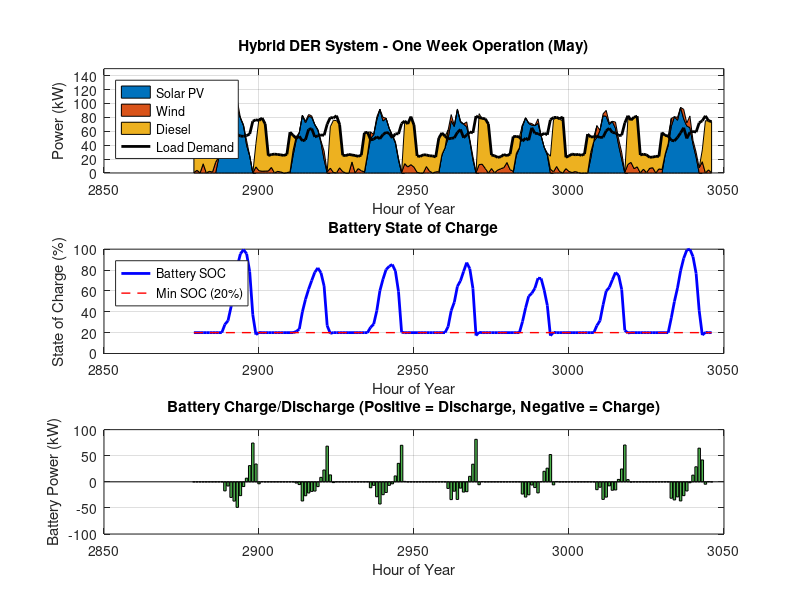
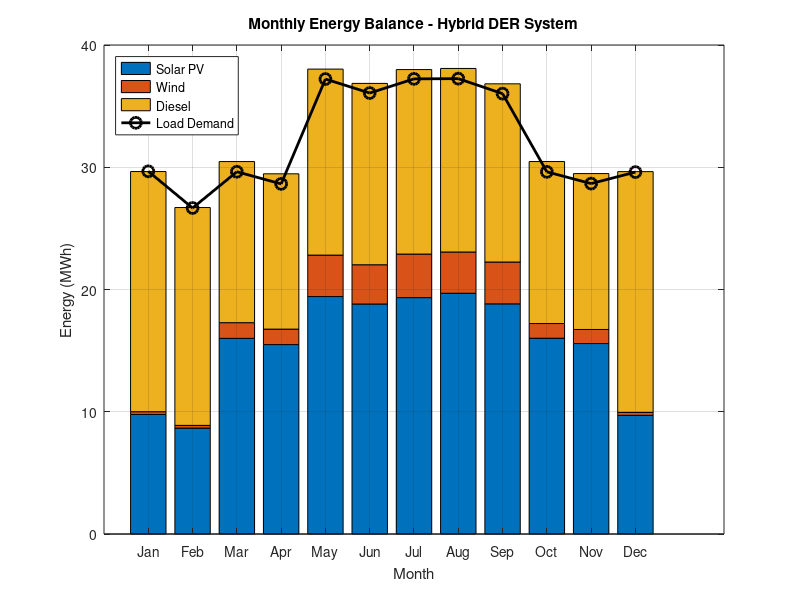
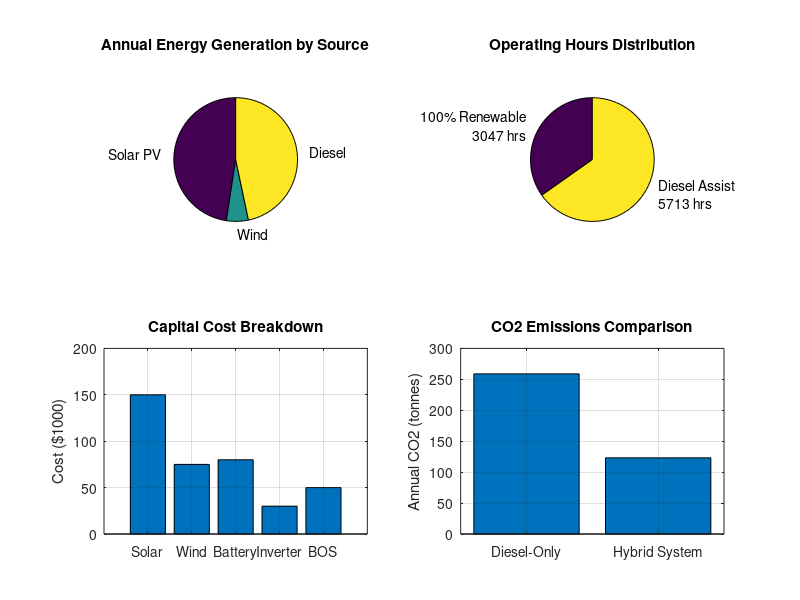

The MATLAB script that drew these images, in order:
%% ========================================================================
% PROBLEM 4: HYBRID DER SYSTEM SIMULATION
% Annual Simulation with Hourly Resolution (8,760 hours)
% Location: Kaghan Valley, Pakistan
%
% This script simulates one full year of hybrid DER operation including:
% - Solar PV generation with temperature effects
% - Wind turbine power output with altitude correction
% - Battery state-of-charge management
% - Diesel generator dispatch logic
% - Supply-demand energy balance
% - Economic and environmental metrics
%
% ========================================================================

clear all; close all; clc;

fprintf('====================================================================\n');
fprintf('   HYBRID DER SYSTEM ANNUAL SIMULATION\n');
fprintf('   Kaghan Valley, Pakistan - 8,760 Hour Resolution\n');
fprintf('====================================================================\n\n');

% Load location data from previous analysis
if exist('Problem4_Location_Data.mat', 'file')
    load('Problem4_Location_Data.mat');
    fprintf('Loaded location data from Problem4_Location_Data.mat\n\n');
else
    error('Run Problem4_Location_Analysis.m first to generate location data');
end

%% ========================================================================
% SIMULATION PARAMETERS
% ========================================================================
fprintf('Initializing Simulation Parameters...\n');

% Time array: 1 year = 8,760 hours
hours_per_year = 8760;
time_hours = 0:1:(hours_per_year-1);  % Hourly resolution
dt = 1;  % Time step = 1 hour

% Month definitions (for seasonal variation)
days_per_month = [31, 28, 31, 30, 31, 30, 31, 31, 30, 31, 30, 31];
hours_per_month = days_per_month * 24;
month_start_hours = [0, cumsum(hours_per_month(1:end-1))];

fprintf('  Simulation Duration: %.0f hours (1 year)\n', hours_per_year);
fprintf('  Time Resolution: %.0f hour\n\n', dt);

%% ========================================================================
% SOLAR IRRADIANCE MODEL
% ========================================================================
fprintf('Generating Solar Irradiance Data...\n');

% Initialize arrays
solar_irradiance = zeros(1, hours_per_year);  % W/m²
solar_temp = zeros(1, hours_per_year);  % °C

for h = 1:hours_per_year
    % Determine current month
    month = find(h > month_start_hours, 1, 'last');
    day_of_year = floor(h / 24) + 1;
    hour_of_day = mod(h-1, 24);
    
    % Seasonal irradiance variation
    if month >= 5 && month <= 9  % Summer (May-Sep)
        daily_avg_irradiance = irradiance_summer * 1000;  % W/m²
        ambient_temp = avg_temp_summer;
    elseif month == 12 || month <= 2  % Winter (Dec-Feb)
        daily_avg_irradiance = irradiance_winter * 1000;  % W/m²
        ambient_temp = avg_temp_winter;
    else  % Spring/Autumn
        daily_avg_irradiance = irradiance_spring_autumn * 1000;  % W/m²
        ambient_temp = avg_temp_annual;
    end
    
    % Daily solar profile (sinusoidal approximation)
    % Peak at solar noon (hour 12), zero at night (before 6 and after 18)
    if hour_of_day >= 6 && hour_of_day <= 18
        % Sinusoidal curve from sunrise to sunset
        solar_angle = (hour_of_day - 6) * pi / 12;  % 0 to π over 12 hours
        solar_irradiance(h) = daily_avg_irradiance / 8 * sin(solar_angle);  % Peak = daily_avg/8
    else
        solar_irradiance(h) = 0;  % Night time
    end
    
    % Add random variability (cloud cover, weather)
    solar_irradiance(h) = solar_irradiance(h) * (0.7 + 0.3 * rand());
    
    % Panel temperature (affects efficiency)
    % T_panel = T_ambient + (NOCT - 20) / 800 × Irradiance
    NOCT = 45;  % Nominal Operating Cell Temperature (°C)
    solar_temp(h) = ambient_temp + (NOCT - 20) / 800 * solar_irradiance(h);
end

fprintf('  Annual Average Irradiance: %.0f W/m²\n', mean(solar_irradiance));
fprintf('  Peak Irradiance: %.0f W/m²\n', max(solar_irradiance));
fprintf('  Average Panel Temperature: %.1f°C\n\n', mean(solar_temp));

%% ========================================================================
% WIND SPEED MODEL
% ========================================================================
fprintf('Generating Wind Speed Data...\n');

wind_speed = zeros(1, hours_per_year);  % m/s

for h = 1:hours_per_year
    month = find(h > month_start_hours, 1, 'last');
    
    % Seasonal wind speed variation
    if month >= 5 && month <= 9  % Summer
        avg_speed = wind_speed_summer;
    elseif month == 12 || month <= 2  % Winter
        avg_speed = wind_speed_winter;
    else  % Spring/Autumn
        avg_speed = wind_speed_spring_autumn;
    end
    
    % Weibull distribution approximation (k=2 shape parameter)
    % Use random variation around average
    wind_speed(h) = avg_speed * (0.5 + rand());
    
    % Ensure within reasonable bounds
    wind_speed(h) = max(0, min(wind_speed(h), 25));
end

fprintf('  Annual Average Wind Speed: %.2f m/s\n', mean(wind_speed));
fprintf('  Max Wind Speed: %.2f m/s\n\n', max(wind_speed));

%% ========================================================================
% LOAD DEMAND MODEL
% ========================================================================
fprintf('Generating Load Demand Data...\n');

load_demand = zeros(1, hours_per_year);  % kW

for h = 1:hours_per_year
    month = find(h > month_start_hours, 1, 'last');
    hour_of_day = mod(h-1, 24);
    
    % Seasonal load profile
    if month >= 5 && month <= 9  % Summer
        daily_profile = load_summer;
    else  % Winter
        daily_profile = load_winter;
    end
    
    load_demand(h) = daily_profile(hour_of_day + 1);
    
    % Add random variation (±10%)
    load_demand(h) = load_demand(h) * (0.9 + 0.2 * rand());
end

fprintf('  Annual Average Load: %.1f kW\n', mean(load_demand));
fprintf('  Peak Load: %.1f kW\n', max(load_demand));
fprintf('  Total Annual Energy Demand: %.0f MWh\n\n', sum(load_demand) / 1000);

%% ========================================================================
% RENEWABLE ENERGY GENERATION
% ========================================================================
fprintf('Calculating Renewable Energy Generation...\n');

% Solar PV Generation
PV_power = zeros(1, hours_per_year);  % kW

for h = 1:hours_per_year
    % PV power output with temperature correction
    temp_factor = 1 + PV_temperature_coeff * (solar_temp(h) - 25);
    
    % P_PV = Irradiance × Area × Efficiency × Temp_factor × (1 - System_losses)
    PV_power(h) = solar_irradiance(h) * PV_area * PV_efficiency * temp_factor * ...
                  (1 - PV_system_losses) / 1000;  % Convert to kW
    
    % Inverter clipping at rated capacity
    PV_power(h) = min(PV_power(h), PV_capacity);
end

fprintf('  Solar PV:\n');
fprintf('    Annual Energy: %.0f MWh\n', sum(PV_power) / 1000);
fprintf('    Capacity Factor: %.1f%%\n', mean(PV_power) / PV_capacity * 100);
fprintf('    Peak Output: %.1f kW\n\n', max(PV_power));

% Wind Turbine Generation
wind_power = zeros(1, hours_per_year);  % kW

for h = 1:hours_per_year
    v = wind_speed(h);  % m/s
    
    % Power curve for small wind turbine
    if v < turbine_cut_in_speed
        % Below cut-in: no power
        P_turbine = 0;
    elseif v >= turbine_cut_in_speed && v < turbine_rated_speed
        % Between cut-in and rated: cubic relationship
        % P = 0.5 × ρ × A × v³ × Cp × η
        % Simplified: Linear ramp from 0 to rated power
        P_turbine = turbine_rated_power * ((v - turbine_cut_in_speed) / ...
                    (turbine_rated_speed - turbine_cut_in_speed))^3;
    elseif v >= turbine_rated_speed && v < turbine_cut_out_speed
        % Rated power region
        P_turbine = turbine_rated_power;
    else
        % Above cut-out: turbine shuts down for safety
        P_turbine = 0;
    end
    
    % Total power from all turbines with altitude correction
    altitude_factor = air_density_altitude / air_density_sea_level;
    wind_power(h) = num_turbines * P_turbine * altitude_factor;
end

fprintf('  Wind Turbines:\n');
fprintf('    Annual Energy: %.0f MWh\n', sum(wind_power) / 1000);
fprintf('    Capacity Factor: %.1f%%\n', mean(wind_power) / wind_capacity * 100);
fprintf('    Peak Output: %.1f kW\n\n', max(wind_power));

% Total Renewable Generation
renewable_power = PV_power + wind_power;

fprintf('  Total Renewable:\n');
fprintf('    Annual Energy: %.0f MWh\n', sum(renewable_power) / 1000);
fprintf('    Peak Combined Output: %.1f kW\n\n', max(renewable_power));

%% ========================================================================
% BATTERY AND DIESEL DISPATCH SIMULATION
% ========================================================================
fprintf('Simulating Energy Management System...\n');

% Initialize arrays
battery_SOC = zeros(1, hours_per_year);  % State of Charge (0-1)
battery_power = zeros(1, hours_per_year);  % kW (positive = discharge, negative = charge)
diesel_power = zeros(1, hours_per_year);  % kW
load_shed = zeros(1, hours_per_year);  % kW (load not served)
curtailment = zeros(1, hours_per_year);  % kW (renewable energy wasted)

% Initial battery SOC
battery_SOC(1) = 0.50;  % Start at 50% charge

for h = 1:hours_per_year
    % Energy balance: Generation - Load
    net_power = renewable_power(h) - load_demand(h);  % kW
    
    if net_power > 0
        % Surplus power: charge battery or curtail
        
        % Calculate available battery charge capacity
        SOC_current = battery_SOC(max(1, h-1));
        available_charge_capacity = battery_capacity * (1 - SOC_current);  % kWh
        max_charge_power = battery_capacity * battery_charge_rate;  % kW
        
        % Charge battery at maximum rate or available surplus
        charge_power = min([net_power, max_charge_power, available_charge_capacity / dt]);
        
        battery_power(h) = -charge_power;  % Negative for charge
        curtailment(h) = max(0, net_power - charge_power);
        diesel_power(h) = 0;
        load_shed(h) = 0;
        
        % Update battery SOC
        energy_charged = charge_power * dt * battery_efficiency_rt;  % kWh
        battery_SOC(h) = min(1.0, SOC_current + energy_charged / battery_capacity);
        
    else
        % Deficit power: discharge battery or use diesel
        
        deficit = abs(net_power);  % kW needed
        SOC_current = battery_SOC(max(1, h-1));
        
        % Calculate available battery discharge capacity
        available_discharge_energy = (SOC_current - (1 - battery_DOD_max)) * battery_capacity;  % kWh
        max_discharge_power = battery_capacity * battery_discharge_rate;  % kW
        
        % Try to meet deficit from battery first
        discharge_power = min([deficit, max_discharge_power, available_discharge_energy / dt]);
        
        battery_power(h) = discharge_power;  % Positive for discharge
        remaining_deficit = deficit - discharge_power;
        
        % Update battery SOC
        energy_discharged = discharge_power * dt / battery_efficiency_rt;  % kWh
        battery_SOC(h) = max(0, SOC_current - energy_discharged / battery_capacity);
        
        % If battery cannot meet full deficit, use diesel generator
        if remaining_deficit > 1.0  % 1 kW threshold
            % Diesel operates at 75% of capacity for efficiency
            diesel_output = min(remaining_deficit, diesel_capacity * 0.75);
            diesel_power(h) = diesel_output;
            remaining_deficit = remaining_deficit - diesel_output;
        else
            diesel_power(h) = 0;
        end
        
        % If still deficit, shed load (blackout)
        if remaining_deficit > 0.1
            load_shed(h) = remaining_deficit;
        else
            load_shed(h) = 0;
        end
        
        curtailment(h) = 0;
    end
end

fprintf('  Battery Performance:\n');
fprintf('    Annual Cycles: %.0f (at 80%% DOD)\n', sum(abs(battery_power)) / (2 * battery_capacity * battery_DOD_max));
fprintf('    Energy Throughput: %.0f MWh\n', sum(abs(battery_power)) / 1000);
fprintf('    Average SOC: %.1f%%\n', mean(battery_SOC) * 100);
fprintf('    Min SOC: %.1f%%\n\n', min(battery_SOC) * 100);

fprintf('  Diesel Generator:\n');
fprintf('    Operating Hours: %.0f hours\n', sum(diesel_power > 0));
fprintf('    Annual Energy: %.0f MWh\n', sum(diesel_power) / 1000);
fprintf('    Fuel Consumption: %.0f liters\n', sum(diesel_power) * diesel_fuel_consumption);
fprintf('    Capacity Factor: %.1f%%\n\n', mean(diesel_power) / diesel_capacity * 100);

fprintf('  System Reliability:\n');
fprintf('    Load Shed Events: %.0f hours\n', sum(load_shed > 0));
fprintf('    Total Energy Not Served: %.2f MWh (%.3f%% of demand)\n', ...
        sum(load_shed) / 1000, sum(load_shed) / sum(load_demand) * 100);
fprintf('    System Availability: %.2f%%\n\n', (1 - sum(load_shed > 0) / hours_per_year) * 100);

fprintf('  Renewable Energy Utilization:\n');
fprintf('    Renewable Energy Produced: %.0f MWh\n', sum(renewable_power) / 1000);
fprintf('    Curtailment: %.1f MWh (%.1f%% of renewable)\n', ...
        sum(curtailment) / 1000, sum(curtailment) / sum(renewable_power) * 100);
fprintf('    Renewable Fraction: %.1f%% (of total supply)\n\n', ...
        sum(renewable_power) / (sum(renewable_power) + sum(diesel_power)) * 100);

%% ========================================================================
% ECONOMIC ANALYSIS
% ========================================================================
fprintf('Performing Economic Analysis...\n');

% Capital Costs (CAPEX)
PV_cost_per_kW = 1000;  % USD/kW (2024 pricing)
wind_cost_per_kW = 2500;  % USD/kW (small turbines more expensive)
battery_cost_per_kWh = 400;  % USD/kWh (Lithium-ion)
inverter_cost = 150 * 200;  % 200 kW inverter @ 150 USD/kW
balance_of_system = 50000;  % USD (wiring, structures, installation)

CAPEX_PV = PV_capacity * PV_cost_per_kW;
CAPEX_wind = wind_capacity * wind_cost_per_kW;
CAPEX_battery = battery_capacity * battery_cost_per_kWh;
CAPEX_total = CAPEX_PV + CAPEX_wind + CAPEX_battery + inverter_cost + balance_of_system;

fprintf('  Capital Costs (CAPEX):\n');
fprintf('    Solar PV: $%.0f\n', CAPEX_PV);
fprintf('    Wind Turbines: $%.0f\n', CAPEX_wind);
fprintf('    Battery Storage: $%.0f\n', CAPEX_battery);
fprintf('    Inverter: $%.0f\n', inverter_cost);
fprintf('    Balance of System: $%.0f\n', balance_of_system);
fprintf('    TOTAL CAPEX: $%.0f\n\n', CAPEX_total);

% Operating Costs (OPEX)
diesel_fuel_annual = sum(diesel_power) * diesel_fuel_consumption;  % liters
diesel_fuel_cost_annual = diesel_fuel_annual * diesel_fuel_cost;  % USD

PV_OM_cost = PV_capacity * 20;  % $20/kW/year
wind_OM_cost = wind_capacity * 50;  % $50/kW/year
battery_OM_cost = battery_capacity * 10;  % $10/kWh/year

OPEX_annual = diesel_fuel_cost_annual + PV_OM_cost + wind_OM_cost + battery_OM_cost;

fprintf('  Annual Operating Costs (OPEX):\n');
fprintf('    Diesel Fuel: $%.0f\n', diesel_fuel_cost_annual);
fprintf('    PV O&M: $%.0f\n', PV_OM_cost);
fprintf('    Wind O&M: $%.0f\n', wind_OM_cost);
fprintf('    Battery O&M: $%.0f\n', battery_OM_cost);
fprintf('    TOTAL OPEX: $%.0f/year\n\n', OPEX_annual);

% Diesel-Only Baseline (for comparison)
diesel_only_energy = sum(load_demand) / 1000;  % MWh
diesel_only_fuel = diesel_only_energy * 1000 * diesel_fuel_consumption;  % liters
diesel_only_cost_annual = diesel_only_fuel * diesel_fuel_cost;

fprintf('  Diesel-Only Baseline:\n');
fprintf('    Annual Fuel Consumption: %.0f liters\n', diesel_only_fuel);
fprintf('    Annual Fuel Cost: $%.0f\n', diesel_only_cost_annual);
fprintf('    Fuel Cost Reduction: $%.0f/year (%.1f%%)\n\n', ...
        diesel_only_cost_annual - diesel_fuel_cost_annual, ...
        (1 - diesel_fuel_cost_annual / diesel_only_cost_annual) * 100);

% Payback Period Calculation
annual_savings = diesel_only_cost_annual - OPEX_annual;
simple_payback = CAPEX_total / annual_savings;

fprintf('  Financial Metrics:\n');
fprintf('    Annual Savings: $%.0f\n', annual_savings);
fprintf('    Simple Payback Period: %.1f years\n', simple_payback);

% Net Present Value (NPV) calculation (20-year lifetime, 8% discount rate)
discount_rate = 0.08;
lifetime_years = 20;
NPV = -CAPEX_total;
for year = 1:lifetime_years
    NPV = NPV + annual_savings / (1 + discount_rate)^year;
end
fprintf('    Net Present Value (20 years, 8%% discount): $%.0f\n\n', NPV);

%% ========================================================================
% ENVIRONMENTAL ANALYSIS
% ========================================================================
fprintf('Performing Environmental Analysis...\n');

% CO2 Emissions
CO2_hybrid = diesel_fuel_annual * diesel_CO2_emission;  % kg CO2
CO2_diesel_only = diesel_only_fuel * diesel_CO2_emission;  % kg CO2
CO2_avoided = CO2_diesel_only - CO2_hybrid;  % kg CO2

fprintf('  CO2 Emissions:\n');
fprintf('    Hybrid System: %.1f tonnes CO2/year\n', CO2_hybrid / 1000);
fprintf('    Diesel-Only: %.1f tonnes CO2/year\n', CO2_diesel_only / 1000);
fprintf('    Emissions Avoided: %.1f tonnes CO2/year (%.1f%% reduction)\n\n', ...
        CO2_avoided / 1000, (1 - CO2_hybrid / CO2_diesel_only) * 100);

fprintf('  Environmental Benefits (20-year lifetime):\n');
fprintf('    Total CO2 Avoided: %.0f tonnes\n', CO2_avoided * lifetime_years / 1000);
fprintf('    Equivalent to: %.0f acres of forest\n', CO2_avoided * lifetime_years / 1000 / 0.84);
fprintf('    Or: %.0f cars off the road for 1 year\n\n', CO2_avoided * lifetime_years / 1000 / 4.6);

%% ========================================================================
% VISUALIZATION
% ========================================================================
fprintf('Generating Visualizations...\n');

% Figure 1: One Week Sample (Summer)
sample_start = 120 * 24;  % May 1st
sample_hours = 7 * 24;  % One week
sample_time = time_hours(sample_start:(sample_start + sample_hours - 1));
sample_idx = sample_start:(sample_start + sample_hours - 1);

figure('Name', 'One Week Operation (Summer)', 'Position', [100, 100, 1400, 800]);

subplot(3, 1, 1);
area(sample_time, [PV_power(sample_idx)', wind_power(sample_idx)', diesel_power(sample_idx)']);
hold on;
plot(sample_time, load_demand(sample_idx), 'k-', 'LineWidth', 2);
grid on;
legend('Solar PV', 'Wind', 'Diesel', 'Load Demand', 'Location', 'northwest');
xlabel('Hour of Year');
ylabel('Power (kW)');
title('Hybrid DER System - One Week Operation (May)');
ylim([0 150]);

subplot(3, 1, 2);
plot(sample_time, battery_SOC(sample_idx) * 100, 'b-', 'LineWidth', 2);
hold on;
plot([sample_time(1) sample_time(end)], [20 20], 'r--', 'LineWidth', 1);
grid on;
legend('Battery SOC', 'Min SOC (20%)', 'Location', 'northwest');
xlabel('Hour of Year');
ylabel('State of Charge (%)');
title('Battery State of Charge');
ylim([0 100]);

subplot(3, 1, 3);
bar(sample_time, battery_power(sample_idx), 'FaceColor', [0.3 0.7 0.3]);
grid on;
xlabel('Hour of Year');
ylabel('Battery Power (kW)');
title('Battery Charge/Discharge (Positive = Discharge, Negative = Charge)');

saveas(gcf, 'Problem4_One_Week_Operation.png');
fprintf('  Saved: Problem4_One_Week_Operation.png\n');

% Figure 2: Monthly Energy Balance
monthly_PV = zeros(1, 12);
monthly_wind = zeros(1, 12);
monthly_diesel = zeros(1, 12);
monthly_load = zeros(1, 12);

for month = 1:12
    month_start = month_start_hours(month) + 1;
    month_end = month_start + hours_per_month(month) - 1;
    
    monthly_PV(month) = sum(PV_power(month_start:month_end)) / 1000;
    monthly_wind(month) = sum(wind_power(month_start:month_end)) / 1000;
    monthly_diesel(month) = sum(diesel_power(month_start:month_end)) / 1000;
    monthly_load(month) = sum(load_demand(month_start:month_end)) / 1000;
end

figure('Name', 'Monthly Energy Balance', 'Position', [100, 100, 1200, 600]);
months = {'Jan', 'Feb', 'Mar', 'Apr', 'May', 'Jun', 'Jul', 'Aug', 'Sep', 'Oct', 'Nov', 'Dec'};
bar(1:12, [monthly_PV', monthly_wind', monthly_diesel'], 'stacked');
hold on;
plot(1:12, monthly_load, 'k-o', 'LineWidth', 2, 'MarkerSize', 8);
grid on;
legend('Solar PV', 'Wind', 'Diesel', 'Load Demand', 'Location', 'northwest');
xlabel('Month');
ylabel('Energy (MWh)');
title('Monthly Energy Balance - Hybrid DER System');
set(gca, 'XTickLabel', months);

saveas(gcf, 'Problem4_Monthly_Energy_Balance.png');
fprintf('  Saved: Problem4_Monthly_Energy_Balance.png\n');

% Figure 3: System Performance Metrics
figure('Name', 'Annual Performance Summary', 'Position', [100, 100, 1000, 700]);

subplot(2, 2, 1);
pie([sum(PV_power), sum(wind_power), sum(diesel_power)], ...
    {'Solar PV', 'Wind', 'Diesel'});
title('Annual Energy Generation by Source');

subplot(2, 2, 2);
diesel_hours = sum(diesel_power > 0);
renewable_hours = hours_per_year - diesel_hours;
pie([renewable_hours, diesel_hours], ...
    {sprintf('100%% Renewable\n%.0f hrs', renewable_hours), ...
     sprintf('Diesel Assist\n%.0f hrs', diesel_hours)});
title('Operating Hours Distribution');

subplot(2, 2, 3);
bar([CAPEX_PV, CAPEX_wind, CAPEX_battery, inverter_cost, balance_of_system] / 1000);
set(gca, 'XTickLabel', {'Solar', 'Wind', 'Battery', 'Inverter', 'BOS'});
ylabel('Cost ($1000)');
title('Capital Cost Breakdown');
grid on;

subplot(2, 2, 4);
emissions_data = [CO2_diesel_only, CO2_hybrid] / 1000;
bar(emissions_data);
set(gca, 'XTickLabel', {'Diesel-Only', 'Hybrid System'});
ylabel('Annual CO2 (tonnes)');
title('CO2 Emissions Comparison');
grid on;

saveas(gcf, 'Problem4_Performance_Summary.png');
fprintf('  Saved: Problem4_Performance_Summary.png\n\n');

%% ========================================================================
% FINAL SUMMARY
% ========================================================================
fprintf('====================================================================\n');
fprintf('   SIMULATION COMPLETE\n');
fprintf('====================================================================\n\n');

fprintf('KEY RESULTS SUMMARY:\n');
fprintf('--------------------\n');
fprintf('Energy Performance:\n');
fprintf('  - Renewable Energy Fraction: %.1f%%\n', sum(renewable_power) / (sum(renewable_power) + sum(diesel_power)) * 100);
fprintf('  - Diesel Fuel Reduction: %.1f%% (vs diesel-only)\n', (1 - diesel_fuel_annual / diesel_only_fuel) * 100);
fprintf('  - System Reliability: %.2f%%\n', (1 - sum(load_shed > 0) / hours_per_year) * 100);
fprintf('\n');
fprintf('Economic Performance:\n');
fprintf('  - Total Investment: $%.0f\n', CAPEX_total);
fprintf('  - Annual Savings: $%.0f\n', annual_savings);
fprintf('  - Payback Period: %.1f years\n', simple_payback);
fprintf('  - NPV (20 years): $%.0f\n', NPV);
fprintf('\n');
fprintf('Environmental Impact:\n');
fprintf('  - Annual CO2 Reduction: %.0f tonnes\n', CO2_avoided / 1000);
fprintf('  - 20-year CO2 Avoided: %.0f tonnes\n', CO2_avoided * lifetime_years / 1000);
fprintf('\n');
fprintf('Component Utilization:\n');
fprintf('  - Solar Capacity Factor: %.1f%%\n', mean(PV_power) / PV_capacity * 100);
fprintf('  - Wind Capacity Factor: %.1f%%\n', mean(wind_power) / wind_capacity * 100);
fprintf('  - Battery Annual Cycles: %.0f\n', sum(abs(battery_power)) / (2 * battery_capacity * battery_DOD_max));
fprintf('  - Diesel Operating Hours: %.0f (%.1f%% of year)\n', sum(diesel_power > 0), sum(diesel_power > 0) / hours_per_year * 100);
fprintf('\n');

fprintf('All simulation data saved to Problem4_Simulation_Results.mat\n');
save('Problem4_Simulation_Results.mat');

fprintf('\nNext: Write comprehensive technical report for Problem 4.\n');
